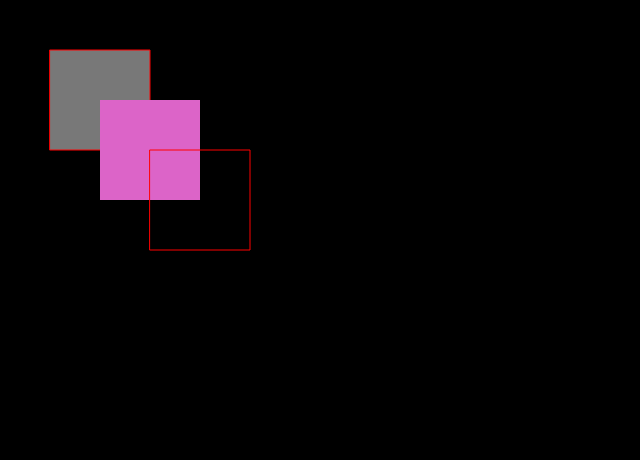
Frame 1 (no input)
Frame 60 (no input): identical to frame 1, image omitted
Frame 120 (the mouse pressed at the canvas centre since frame 60): identical to frame 1, image omitted

The p5.js sketch that drew this single still picture (run headless with seeded random() and noise() and a simulated clock; from frame 60 on, the mouse is pressed at the canvas centre):

// p5.js sketch
// ── sketch.js
function setup() {
	createCanvas(640, 460);
	var gray = color(120);
	var pink = color(220,100,200);
	var blue = color("red");
	var red = color("#ff0000");
	
	background(0);
	
	fill(gray);
	stroke(blue);
	rect(50, 50, 100, 100);
	
	fill(pink);
	noStroke();
	rect(100, 100, 100, 100);
	
	noFill();
	stroke(blue);
	rect(150, 150, 100, 100);
	

}
function draw() {
	
}
